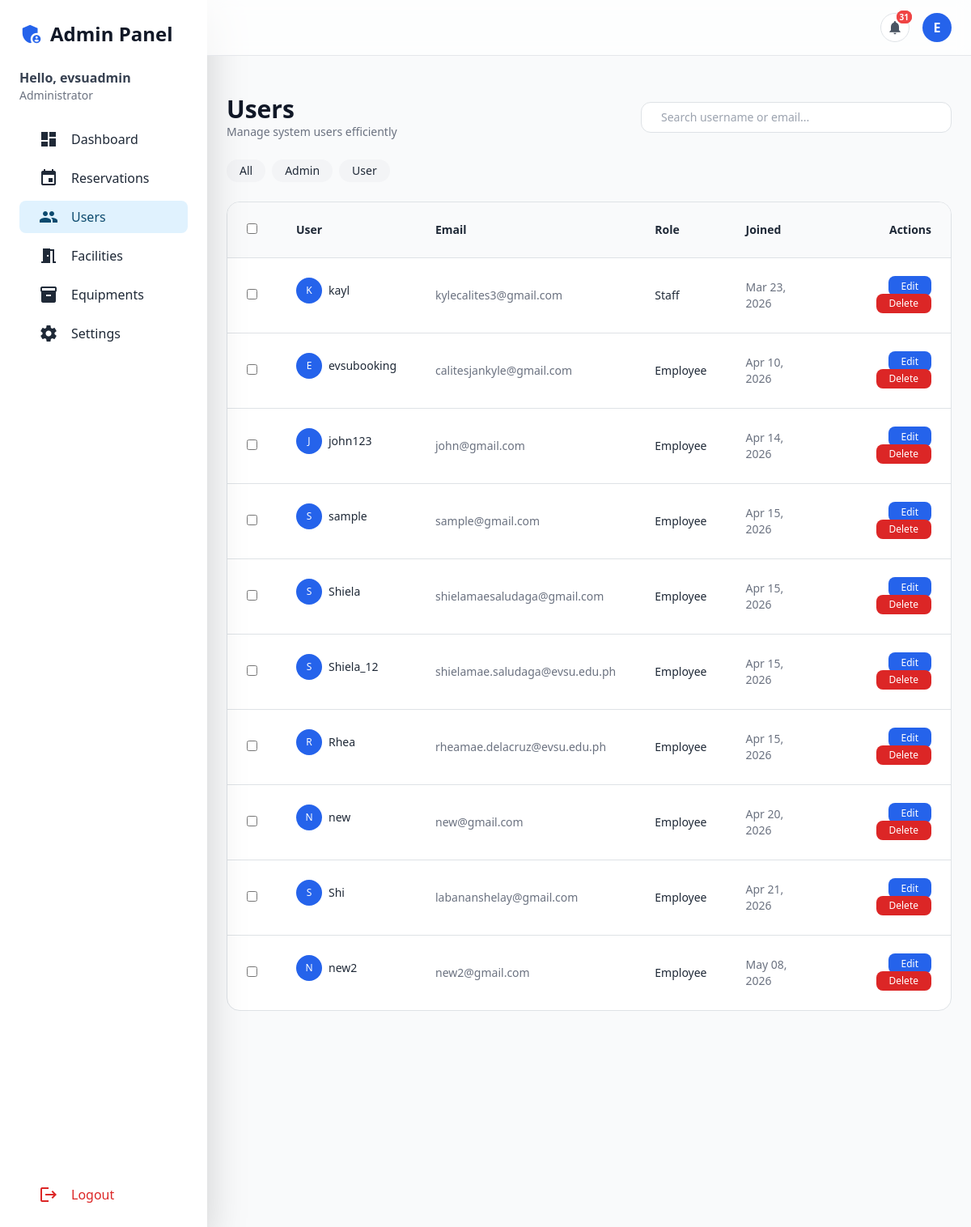
The app's page /admin_users/ (signed in) with its own data.
### core/models.py (models this page shows, shortened)
class User(AbstractUser):
    ROLE_CHOICES = [
        ('admin', 'Admin'),
        ('employee', 'Employee'),
        ('student', 'Student'),
    ]
    role = models.CharField(max_length=10, choices=ROLE_CHOICES, default='employee')
    email = models.EmailField(unique=True)
    groups = models.ManyToManyField(
        Group,
        related_name='custom_user_set',
        blank=True,
        verbose_name='groups'
    )
    user_permissions = models.ManyToManyField(
        Permission,
        related_name='custom_user_set_permissions',
        blank=True,
        verbose_name='user permissions'
    )
    USERNAME_FIELD = 'username'
    REQUIRED_FIELDS = ['email']

### core/views.py (the view)
# urls.py: path('admin_users/', views.admin_users, name='admin_users'),
@login_required
@user_passes_test(is_admin)
def admin_users(request):
    users = User.objects.exclude(username="evsuadmin")
    return render(request, "admin/admin_users.html", {"users": users})

### core/context_processors.py (called while the page is built)
def notifications(request):
    if request.user.is_authenticated:
        count = Notification.objects.filter(user=request.user, is_read=False).count()
    else:
        count = 0
    return {
        'unread_notifications_count': count
    }

### core/views.py (called while the page is built)
def is_admin(user):
    return user.is_authenticated and user.is_superuser

### templates/admin/admin_users.html (shortened to what this page needs)
{% extends 'admin/admin_base.html' %}
{% block content %}
<div class="max-w-7xl mx-auto px-2 sm:px-6 lg:px-8 py-6 space-y-6">
    <div class="flex flex-col gap-2 md:flex-row md:items-center md:justify-between">
        <div>
            <h2 class="text-2xl sm:text-3xl font-semibold text-gray-900">Users</h2>
            <p class="text-sm text-gray-500">Manage system users efficiently</p>
        </div>
        <div class="flex gap-2 w-full md:w-96">
            <input id="searchInput" type="text" placeholder="Search username or email..."
                class="w-full border rounded-xl px-4 py-2 text-sm focus:outline-none focus:ring-2 focus:ring-blue-500">
        </div>
    </div>
    <div class="flex flex-wrap gap-2">
        <button onclick="filterRole('all')"
            class="role-btn px-3 py-1 text-sm rounded-full bg-gray-100 hover:bg-gray-200">
            All
        </button>
        <button onclick="filterRole('admin')"
            class="role-btn px-3 py-1 text-sm rounded-full bg-gray-100 hover:bg-gray-200">
            Admin
        </button>
        <button onclick="filterRole('user')"
            class="role-btn px-3 py-1 text-sm rounded-full bg-gray-100 hover:bg-gray-200">
            User
        </button>
    </div>
    <div class="hidden md:block bg-white border rounded-2xl overflow-hidden">
        <table class="min-w-full text-sm">
            <thead class="bg-gray-50">
                <tr>
                    <th class="p-4 text-left"><input type="checkbox" onclick="toggleAll(this)"></th>
                    <th class="p-4 text-left">User</th>
                    <th class="p-4 text-left">Email</th>
                    <th class="p-4 text-left">Role</th>
                    <th class="p-4 text-left">Joined</th>
                    <th class="p-4 text-right">Actions</th>
                </tr>
            </thead>
            <tbody id="tableBody">
                {% for user in users %}
                <tr class="border-t hover:bg-gray-50 user-row" data-role="{{ user.role|lower }}"
                    data-name="{{ user.username|lower }}" data-email="{{ user.email|lower }}">
                    <td class="p-4">
                        <input type="checkbox" class="user-check" onchange="updateBulk()">
                    </td>
                    <td class="p-4 flex items-center gap-2">
                        <div
                            class="w-8 h-8 rounded-full bg-blue-600 text-white flex items-center justify-center text-xs">
                            {{ user.username|slice:":1"|upper }}
                        </div>
                        {{ user.username }}
                    </td>
                    <td class="p-4 text-gray-500">{{ user.email }}</td>
                    <td class="p-4">{{ user.role|capfirst }}</td>
                    <td class="p-4 text-gray-500">{{ user.date_joined|date:"M d, Y" }}</td>
                    <td class="p-4 text-right space-x-2">
                        <a href="" class="px-3 py-1 bg-blue-600 text-white rounded-lg text-xs">Edit</a>
                        <button onclick="openDeleteModal()" class="px-3 py-1 bg-red-600 text-white rounded-lg text-xs">
                            Delete
                        </button>
                    </td>
                </tr>
                {% endfor %}
            </tbody>
        </table>
    </div>
</div>
{% endblock %}

### templates/admin/admin_base.html (shortened to what this page needs)
<!DOCTYPE html>
<html lang="en">
<head>
    <script src="https://cdn.tailwindcss.com"></script>
    <link href="https://cdn.jsdelivr.net/npm/bootstrap@5.3.3/dist/css/bootstrap.min.css" rel="stylesheet">
</head>
<body class="font-sans text-gray-800 flex">
    <aside class="hidden md:flex flex-col w-64 h-screen bg-white shadow-lg sticky top-0">
        <div class="p-6 flex flex-col h-full">
            <div class="mb-6 flex items-center gap-2">
                <span class="material-icons text-3xl text-blue-600">admin_panel_settings</span>
                <h1 class="text-2xl font-bold text-gray-900">Admin Panel</h1>
            </div>
            <div class="mb-6">
                <p class="font-semibold text-gray-700">Hello, {{ request.user.username }}</p>
                <p class="text-sm text-gray-500">Administrator</p>
            </div>
            <nav class="flex-1 space-y-2">
                <a href="{% url 'admin_dashboard' %}"
                    class="flex items-center gap-3 px-4 py-2 rounded-lg hover:bg-gray-100 {% if request.resolver_match.url_name == 'admin_dashboard' %}active{% endif %}">
                    <span class="material-icons">dashboard</span>
                    Dashboard
                </a>
                <a href="{% url 'admin_reservations' %}"
                    class="flex items-center gap-3 px-4 py-2 rounded-lg hover:bg-gray-100 {% if request.resolver_match.url_name == 'admin_reservations' %}active{% endif %}">
                    <span class="material-icons">event</span>
                    Reservations
                </a>
                <a href="{% url 'admin_users' %}"
                    class="flex items-center gap-3 px-4 py-2 rounded-lg hover:bg-gray-100 {% if request.resolver_match.url_name == 'admin_users' %}active{% endif %}">
                    <span class="material-icons">people</span>
                    Users
                </a>
                <a href="{% url 'admin_facilities' %}"
                    class="flex items-center gap-3 px-4 py-2 rounded-lg hover:bg-gray-100 {% if request.resolver_match.url_name == 'admin_facilities' %}active{% endif %}">
                    <span class="material-icons">meeting_room</span>
                    Facilities
                </a>
                <a href="{% url 'admin_equipments' %}"
                    class="flex items-center gap-3 px-4 py-2 rounded-lg hover:bg-gray-100 {% if request.resolver_match.url_name == 'admin_equipments' %}active{% endif %}">
                    <span class="material-icons">inventory_2</span>
                    Equipments
                </a>
                <a href="{% url 'admin_settings' %}"
                    class="flex items-center gap-3 px-4 py-2 rounded-lg hover:bg-gray-100 {% if request.resolver_match.url_name == 'admin_settings' %}active{% endif %}">
                    <span class="material-icons">settings</span>
                    Settings
                </a>
            </nav>
            <div class="mt-auto">
                <button onclick="openModal()"
                    class="flex items-center gap-3 px-4 py-2 rounded-lg hover:bg-red-50 text-red-600 hover:text-red-700 transition w-full">
                    <span class="material-icons">logout</span>
                    Logout
                </button>
            </div>
        </div>
    </aside>
    <div class="flex-1 flex flex-col min-h-screen">
        <header
            class="sticky top-0 z-40 bg-white/70 backdrop-blur border-b px-4 md:px-10 py-3 flex justify-between items-center">
            <div class="flex items-center gap-3 relative">
                <button type="button" id="notifBtn"
                    class="relative w-9 h-9 rounded-full bg-white border border-gray-200 text-gray-600 flex items-center justify-center hover:bg-gray-50 hover:shadow-sm transition"
                    title="Notifications">
                    <span class="material-icons text-[20px]">
                    </span>
                    {% if unread_notifications_count > 0 %}
                    <span
                        class="absolute -top-1 -right-1 min-w-[16px] h-4 px-1 text-[10px] bg-red-500 text-white rounded-full flex items-center justify-center">
                    </span>
                    {% endif %}
                </button>
                <div class="relative">
                    <button id="profileBtn">
                        <div
                            class="w-9 h-9 rounded-full bg-blue-600 text-white flex items-center justify-center font-semibold">
                            {{ request.user.username|slice:":1"|upper }}
                        </div>
                    </button>
                </div>
            </div>
        </header>
        <main class="flex-1 min-h-screen p-3 md:p-10 mt-2">
            {% block content %}{% endblock %}
        </main>
    </div>
</body>
</html>

### templates/admin/admin_base.html (style rules this page uses)
body { background-color: #f9fafb; }
aside { transition: all 0.3s ease; }
aside a.active { background-color: #e0f2fe; color: #0c4a6e; font-weight: 500; }
main { transition: margin-left 0.3s ease; }

### records on screen
User: user.username "evsuadmin", user.username "E"
User: username "K", username "kayl", email "kylecalites3@gmail.com", role "Staff", date_joined "Mar 23, 2026"
User: username "E", username "evsubooking", email "calitesjankyle@gmail.com", role "Employee", date_joined "Apr 10, 2026"
User: username "J", username "john123", email "john@gmail.com", role "Employee", date_joined "Apr 14, 2026"
User: username "S", username "sample", email "sample@gmail.com", role "Employee", date_joined "Apr 15, 2026"
User: username "S", username "Shiela", email "shielamaesaludaga@gmail.com", role "Employee", date_joined "Apr 15, 2026"
User: username "S", username "Shiela_12", email "shielamae.saludaga@evsu.edu.ph", role "Employee", date_joined "Apr 15, 2026"
User: username "R", username "Rhea", email "rheamae.delacruz@evsu.edu.ph", role "Employee", date_joined "Apr 15, 2026"
User: username "N", username "new", email "new@gmail.com", role "Employee", date_joined "Apr 20, 2026"
User: username "S", username "Shi", email "labananshelay@gmail.com", role "Employee", date_joined "Apr 21, 2026"
User: username "N", username "new2", email "new2@gmail.com", role "Employee", date_joined "May 08, 2026"
